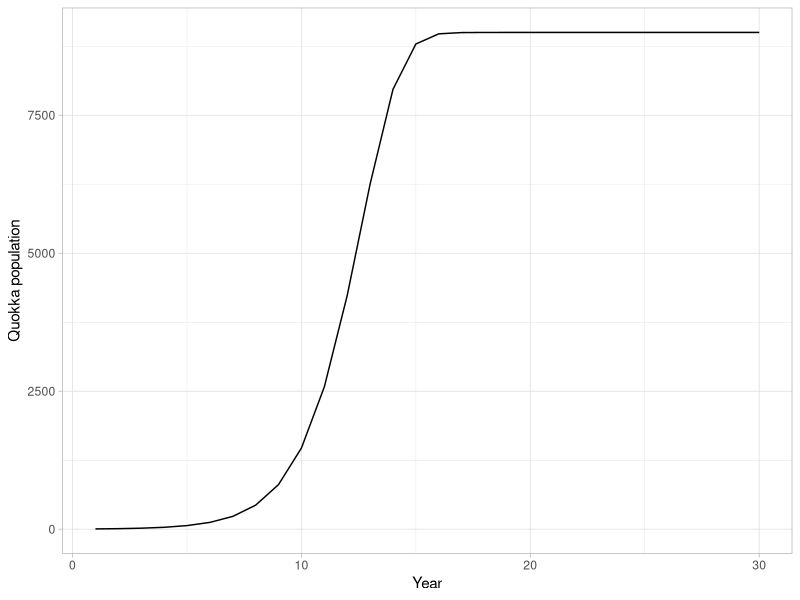

Source code (R):
## ---- chunk 1
library(tidyverse)
## ---- chunk 2
birthRate  <- 1
deathRate  <- 0.1
timestep  <- 1 # i.e. 1 year
timeMax <- 30
carryCap  <- 10000
## ---- chunk 3
model  <- data.frame(
    year = 1,
    relativeCarryCap  = NA,
    quokkaRate = NA,
    quokkaPop = 5
)

head(model)
## ---- chunk 4
year <- 2
## ---- chunk 5
relativeCarryCap  <-  model$quokkaPop[1]/carryCap
## ---- chunk 6
quokkaRate <- timestep*((1-relativeCarryCap)*birthRate*model$quokkaPop[1]-(deathRate*model$quokkaPop[1]))

quokkaPop <-  quokkaRate+model$quokkaPop[1]
## ---- chunk 7
model_temp  <- data.frame(
        year = year,
        relativeCarryCap = relativeCarryCap,
        quokkaRate = quokkaRate,
        quokkaPop = quokkaPop
    )

head(model_temp)
## ---- chunk 8
model  <- rbind(model,model_temp)
head(model)
## ---- chunk 9
model  <- data.frame(
    year = 1,
    relativeCarryCap  = NA,
    quokkaRate = NA,
    quokkaPop = 5
)
## ---- chunk 10
for(i in 2:timeMax){

    year  <- i
    relativeCarryCap  <-  model$quokkaPop[i-1]/carryCap
    quokkaRate = timestep*((1-relativeCarryCap)*birthRate*model$quokkaPop[i-1]-(deathRate*model$quokkaPop[i-1]))
    quokkaPop = quokkaRate+model$quokkaPop[i-1]

    model_temp  <- data.frame(
        year = year,
        relativeCarryCap = relativeCarryCap,
        quokkaRate = quokkaRate,
        quokkaPop = quokkaPop
    )

    model  <- rbind(model,model_temp)

}
## ---- chunk 11
ggplot(data=model,mapping=aes(x=year,y=quokkaPop))+
    geom_line()+
    labs(x="Year", y="Quokka population")+
    theme_light()
